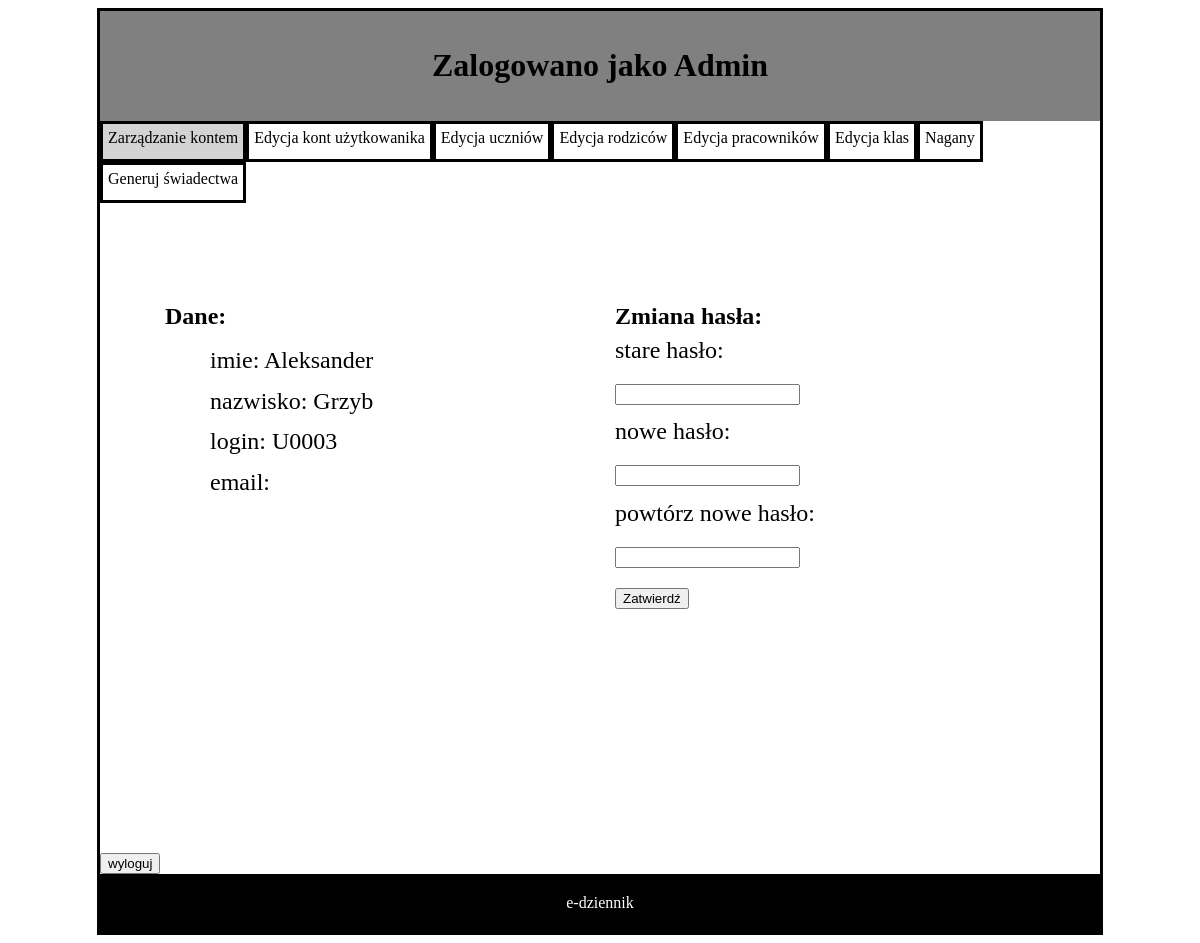
Screenshot of /BazyDanychPHP/a_konto.php (signed in) with the database file from the repository.
### tables this page shows
CREATE TABLE IF NOT EXISTS `uzytkownik` (
  `uzytkownik_login` varchar(16) NOT NULL DEFAULT left(md5(rand()),6),
  `nazwisko` varchar(30) NOT NULL,
  `imie` varchar(20) NOT NULL,
  `haslo` char(32) NOT NULL DEFAULT left(md5(rand()),16),
  `rodzaj` enum('U','N','R','I','A') DEFAULT 'I',
  `email` varchar(32) DEFAULT NULL,
  PRIMARY KEY (`uzytkownik_login`),
  UNIQUE KEY `login` (`uzytkownik_login`)
);

### BazyDanychPHP/a_konto.php (the view, shortened to what this page needs)
<!DOCTYPE HTML>
<html lang="pl">
<head>
</head>
<body>
	<div id="container">
		<div id="logo">
			<h1>Zalogowano jako Admin</h1>
		</div>
		<a href="a_konto.php">
		<div id="teraz">
		Zarządzanie kontem
		</div>
		</a>
		<a href="a_edycja_kont.php">
		<div id="inne">
		Edycja kont użytkowanika
		</div></a>
		<a href="a_edycja_uczniow.php">
		<div id="inne">
		Edycja uczniów
		</div></a>
		<a href="a_edycja_rodzicow.php">
		<div id="inne">
		Edycja rodziców
		</div></a>
		<a href="a_edycja_pracownikow.php">
		<div id="inne">
		Edycja pracowników
		</div></a>
		<a href="a_edycja_klas.php">
		<div id="inne">
		Edycja klas
		</div></a>
		<a href="a_nagany.php">
		<div id="inne">
		Nagany
		</div></a>
		<a href="a_swiadectwa.php">
		<div id="inne">
		Generuj świadectwa
		</div></a>
		<?php
	require_once "connect.php";
	$conn=@new mysqli($IP, $username, $password, $DB_name);
	if ($conn->connect_errno!=0)
	{
		echo "Error: ".$conn->connect_errno;
	}
	else
	{
		$login=$_SESSION['uzytkownik_login'];
		$haslo = $_SESSION['haslo'];
		$sql="SELECT * FROM uzytkownik WHERE uzytkownik_login='$login' AND haslo='$haslo'";
		$result = @$conn->query($sql);
		$dane_uzytkowanika=@mysqli_fetch_assoc($result);
			}
	?>
		<div id="tresc">
			<div id="lewy">
			<B> Dane: </B><br/>
			<div id="dane">
				imie:  <?php echo $dane_uzytkowanika['imie'] ; ?>  <br/>
				nazwisko: <?php echo $dane_uzytkowanika['nazwisko'] ; ?>   <br/>
				login: <?php echo $dane_uzytkowanika['uzytkownik_login'] ; ?><br/>
				email: <?php echo $dane_uzytkowanika['email'] ; ?><br/>
			</div>
			</div>
<form action="zmiana_hasla.php" method="post">
			<div id="prawy">
				<B> Zmiana hasła: </B><br/>
				<div id="zmianahasla">
					stare hasło:<br/>
					<input type="password" name="stare"> <br/>
					nowe hasło:<br/>
					<input type="password" name="nowe"><br/>
					powtórz nowe hasło:<br/>
					<input type="password" name="p_nowe"><br/>
					<button type="submit">Zatwierdź</button>
					</form>
				</div>
			</div>
		<form action="wyloguj.php" >
		<button type="submit">wyloguj</button>
		</form>
		<div id="footer">
		e-dziennik
		</div>
</body>
</html>

### BazyDanychPHP/a_konto.php (style rules this page uses)
#container { border: solid ; width: 1000px; margin-left: auto; margin-right: auto; }
#logo { background:gray; text-align: center; padding: 15px; text-align: center; }
#teraz { border: solid black; float: left; background-color: lightgray; min-height: 25px; text-align: center; padding: 5px; color: black }
#inne { border: solid black; float: left; min-height: 25px; text-align: center; padding: 5px; color: black }
#tresc { clear: both; text-align: left; min-height: 650px; }
#lewy { float: left; padding:50px; margin-top:50px; text-align: left; margin-left:15px; font-size: 24px; min-width:400px; }
#dane { margin-top:10px; text-align: left; margin-left:45px; font-size: 24px; line-height:1.7; }
#prawy { float: left; margin-top:100px; text-align: left; font-size: 24px; min-width:50px; }
#zmianahasla { line-height:1.7; }
#footer { clear: both; background-color: black; color: white; text-align: center; padding:20px; }

### rows the page displays
uzytkownik: imie "Aleksander", nazwisko "Grzyb", uzytkownik_login "U0003"
